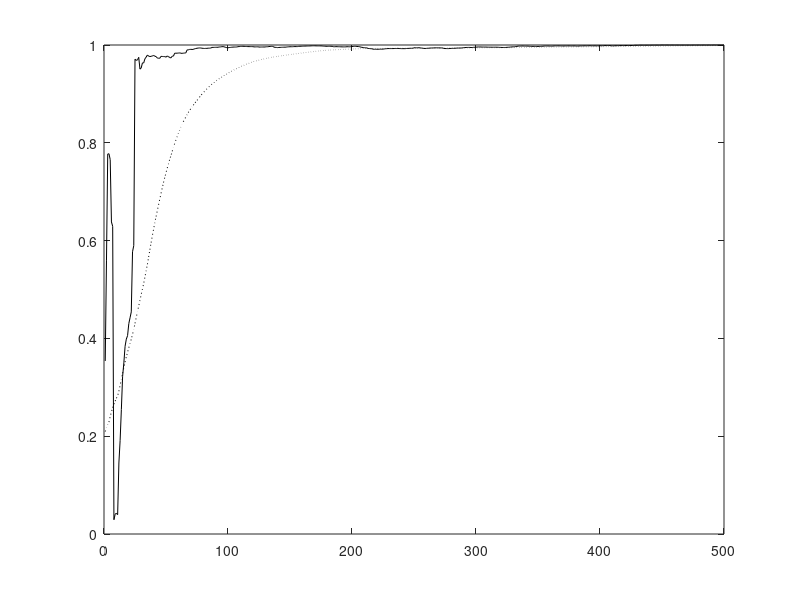

The MATLAB source for this figure: (Note: this script raises an error after producing the figure.)
% This code is written to support the experiments in the book titled:
% Adaptive Machine Learning Algorithms with Python
% by
% Chanchal Chatterjee
% December 2021
% Speedup of the Adaptive EVD Algorithm 
% Gradient Descent and Steepest Descent on the Unconstrained Objective Function

function evdX;

clear all; close all; 

eta0 = 400;

% Number of samples N and dimension D
nSamples = 500;
nDim = 10;
nEA = 4;
nEpochs = 1;
randn('state',0);

% Generate the covX random matrices
if 0
covX = ...
[ 0.0910   0.0380  -0.0530  -0.0050   0.0100  -0.1360   0.1550   0.0300   0.0020   0.0320 ; ...
  0.0380   0.3730   0.0180  -0.0280  -0.0110  -0.3670   0.1540  -0.0570  -0.0310  -0.0650 ; ...
 -0.0530   0.0180   1.4300   0.0170   0.0550  -0.4500  -0.0380  -0.2980  -0.0410  -0.0300 ; ...
 -0.0050  -0.0280   0.0170   0.0840  -0.0050   0.0160   0.0420  -0.0220   0.0010   0.0050 ; ...
  0.0100  -0.0110   0.0550  -0.0050   0.0710   0.0880   0.0580  -0.0690  -0.0080   0.0030 ; ...
 -0.1360  -0.3670  -0.4500   0.0160   0.0880   5.7200  -0.5440  -0.2480   0.0050   0.0950 ; ...
  0.1550   0.1540  -0.0380   0.0420   0.0580  -0.5440   2.7500  -0.3430  -0.0110  -0.1200 ; ...
  0.0300  -0.0570  -0.2980  -0.0220  -0.0690  -0.2480  -0.3430   1.4500   0.0780   0.0280 ; ...
  0.0020  -0.0310  -0.0410   0.0010  -0.0080   0.0050  -0.0110   0.0780   0.0670   0.0150 ; ...
  0.0320  -0.0650  -0.0300   0.0050   0.0030   0.0950  -0.1200   0.0280   0.0150   0.3410 ];

covX = ...
[ 0.4270   0.0110  -0.0050  -0.0250   0.0890  -0.0790  -0.0190   0.0740   0.0890   0.0050 ; ...
  0.0110   5.6900  -0.0690  -0.2820  -0.7310   0.0900  -0.1240   0.1000   0.4320  -0.1030 ; ...
 -0.0050  -0.0690   0.0800   0.0980   0.0450  -0.0410   0.0230   0.0220  -0.0350   0.0120 ; ...
 -0.0250  -0.2820   0.0980   2.8000  -0.1070   0.1500  -0.1930   0.0950  -0.2260   0.0460 ; ...
  0.0890  -0.7310   0.0450  -0.1070   3.4400   0.2530   0.2510   0.3160   0.0390  -0.0100 ; ...
 -0.0790   0.0900  -0.0410   0.1500   0.2530   2.2700  -0.1800   0.2950  -0.0390  -0.1130 ; ...
 -0.0190  -0.1240   0.0230  -0.1930   0.2510  -0.1800   0.3270   0.0270   0.0260  -0.0160 ; ...
  0.0740   0.1000   0.0220   0.0950   0.3160   0.2950   0.0270   0.7270  -0.0960  -0.0170 ; ...
  0.0890   0.4320  -0.0350  -0.2260   0.0390  -0.0390   0.0260  -0.0960   0.7150  -0.0090 ; ...
  0.0050  -0.1030   0.0120   0.0460  -0.0100  -0.1130  -0.0160  -0.0170  -0.0090   0.0650 ];

covX = ...
[ 0.3350   0.0260  -0.0510  -0.0120   0.0790   0.0170   0.0290   0.0080   0.0770  -0.0300 ; ...
  0.0260   0.0910   0.0110  -0.0100   0.0060  -0.0140  -0.0020  -0.0230   0.0110   0.0350 ; ...
 -0.0510   0.0110   0.0780   0.0000   0.0160   0.0030   0.0300  -0.0350  -0.0030  -0.0490 ; ...
 -0.0120  -0.0100   0.0000   0.0820  -0.0030  -0.0260  -0.0250  -0.0290  -0.0150   0.0250 ; ...
  0.0790   0.0060   0.0160  -0.0030   0.7970   0.1940  -0.0370  -0.0230   0.0590  -0.1450 ; ...
  0.0170  -0.0140   0.0030  -0.0260   0.1940   1.5000   0.0140  -0.1040   0.1140  -0.2290 ; ...
  0.0290  -0.0020   0.0300  -0.0250  -0.0370   0.0140   0.2770  -0.0300  -0.0770  -0.0510 ; ...
  0.0080  -0.0230  -0.0350  -0.0290  -0.0230  -0.1040  -0.0300   0.3170   0.0220   0.0100 ; ...
  0.0770   0.0110  -0.0030  -0.0150   0.0590   0.1140  -0.0770   0.0220   0.5380   0.0340 ; ...
 -0.0300   0.0350  -0.0490   0.0250  -0.1450  -0.2290  -0.0510   0.0100   0.0340   0.6680 ];

covX = ...
[ 0.0840  -0.0120   0.0010   0.0150  -0.0040   0.0240  -0.0110   0.0270   0.0730  -0.0120 ; ...
 -0.0120   0.7930   0.0000   0.1970   0.0310  -0.0260   0.0500   0.0790   0.1450  -0.0270 ; ...
  0.0010   0.0000   0.0660  -0.0230   0.0110  -0.0170   0.0390  -0.0020   0.0170  -0.0040 ; ...
  0.0150   0.1970  -0.0230   0.7280  -0.0030  -0.0150   0.1210   0.0900   0.0800   0.0410 ; ...
 -0.0040   0.0310   0.0110  -0.0030   0.0800  -0.0010  -0.0070   0.0230  -0.0140  -0.0230 ; ...
  0.0240  -0.0260  -0.0170  -0.0150  -0.0010   0.3360  -0.1470  -0.0370   0.3020  -0.0520 ; ...
 -0.0110   0.0500   0.0390   0.1210  -0.0070  -0.1470   1.4500  -0.1320  -0.2300  -0.1370 ; ... 
  0.0270   0.0790  -0.0020   0.0900   0.0230  -0.0370  -0.1320   0.3200   0.2380   0.0170 ; ...
  0.0730   0.1450   0.0170   0.0800  -0.0140   0.3020  -0.2300   0.2380   2.9300  -0.0570 ; ...
 -0.0120  -0.0270  -0.0040   0.0410  -0.0230  -0.0520  -0.1370   0.0170  -0.0570   0.3040 ];

covX = ...
[ 0.0900   0.0010  -0.0080  -0.1910  -0.0070   0.0410  -0.0300  -0.0580   0.0220   0.0320 ; ...
  0.0010   0.0920  -0.0110   0.0080  -0.0140  -0.0020   0.0120  -0.0100  -0.0210  -0.0020 ; ...
 -0.0080  -0.0110   0.0820   0.0820   0.0140  -0.0200  -0.0580   0.1050   0.0040   0.0230 ; ...
 -0.1910   0.0080   0.0820   5.6800  -0.0960  -0.0150   0.6460   0.2190  -0.2380   0.2180 ; ...
 -0.0070  -0.0140   0.0140  -0.0960   0.0760  -0.0350  -0.0400  -0.0230   0.0270  -0.0140 ; ...
  0.0410  -0.0020  -0.0200  -0.0150  -0.0350   0.4580   0.1380  -0.2510   0.0120   0.0390 ; ...
 -0.0300   0.0120  -0.0580   0.6460  -0.0400   0.1380   1.8200  -0.1830  -0.0020   0.1170 ; ...
 -0.0580  -0.0100   0.1050   0.2190  -0.0230  -0.2510  -0.1830   4.0700  -0.4640   0.1470 ; ...
  0.0220  -0.0210   0.0040  -0.2380   0.0270   0.0120  -0.0020  -0.4640   0.2630   0.0540 ; ...
  0.0320  -0.0020   0.0230   0.2180  -0.0140   0.0390   0.1170   0.1470   0.0540   0.3870 ];

covX = 20*[0.091 0.038 -.053 -.005 0.010; ...
           0.038 0.373 0.018 -.028 -.011; ...
           -.053 0.018 1.430 0.017 0.055; ...
           -.005 -.028 0.017 0.084 -.005; ...
           0.010 -.011 0.055 -.005 0.071];
end

covX = 2*...
[ 0.0910   0.0380  -0.0530  -0.0050   0.0100  -0.1360   0.1550   0.0300   0.0020   0.0320 ; ...
  0.0380   0.3730   0.0180  -0.0280  -0.0110  -0.3670   0.1540  -0.0570  -0.0310  -0.0650 ; ...
 -0.0530   0.0180   1.4300   0.0170   0.0550  -0.4500  -0.0380  -0.2980  -0.0410  -0.0300 ; ...
 -0.0050  -0.0280   0.0170   0.0840  -0.0050   0.0160   0.0420  -0.0220   0.0010   0.0050 ; ...
  0.0100  -0.0110   0.0550  -0.0050   0.0710   0.0880   0.0580  -0.0690  -0.0080   0.0030 ; ...
 -0.1360  -0.3670  -0.4500   0.0160   0.0880   5.7200  -0.5440  -0.2480   0.0050   0.0950 ; ...
  0.1550   0.1540  -0.0380   0.0420   0.0580  -0.5440   2.7500  -0.3430  -0.0110  -0.1200 ; ...
  0.0300  -0.0570  -0.2980  -0.0220  -0.0690  -0.2480  -0.3430   1.4500   0.0780   0.0280 ; ...
  0.0020  -0.0310  -0.0410   0.0010  -0.0080   0.0050  -0.0110   0.0780   0.0670   0.0150 ; ...
  0.0320  -0.0650  -0.0300   0.0050   0.0030   0.0950  -0.1200   0.0280   0.0150   0.3410 ];
    
% Compute data
[V1,D1] = eig(covX);
[d,in] = sort(diag(D1));
V = zeros(nDim,nDim);
D = zeros(nDim,nDim);
for i = 1 : nDim
   V(:,i) = V1(:,in(nDim+1-i));
   D(i,i) = D1(in(nDim+1-i),in(nDim+1-i));
end
x(1:nDim,1:nSamples) = V*sqrt(D)*randn(nDim,nSamples);

% Compute Corrl matrix and eigen vectors
corX = zeros(nDim,nDim);
for i = 1 : nSamples
   corX = corX + x(:,i)*x(:,i)'/nSamples;
end
[V1,D1] = eig(corX);
[d,in] = sort(diag(D1));
V = zeros(nDim,nDim);
D = zeros(nDim,nDim);
for i = 1 : nDim
   V(:,i) = V1(:,in(nDim+1-i));
   D(i,i) = D1(in(nDim+1-i),in(nDim+1-i));
end
corX
V
diag(D)'

% Adaptive algorithm
A = zeros(nDim,nDim);
W1 = 0.1 * ones(nDim,nEA);
W2 = 0.1 * ones(nDim,nEA);
I  = eye(nDim,nDim);
for epoch = 1 : nEpochs
   for iter = 1 : nSamples
      
      Ak = x(:,iter) * x(:,iter)';
      A = A + (1.0/(nSamples*(epoch-1) + iter))*(Ak - A);
      
      % Gradient Descent - Xu
      G = (-2*A*W1 + A*W1*triu(W1'*W1) + W1*triu(W1'*A*W1));
      etat = 1.0/(eta0 + nSamples*(epoch-1) + iter);
      W1 = W1 - etat*G;
      
      % Steepest Descent
      G = (-2*A*W2 + A*W2*triu(W2'*W2) + W2*triu(W2'*A*W2));
      for i = 1 : nEA
         g = G(:,i);
         w = W2(:,i);
         M = zeros(nDim,nDim);
         for k = 1 : i-1
            M = M + (A*W2(:,k)*W2(:,k)' + W2(:,k)*W2(:,k)'*A);
         end
         
         F = - 2*A + 2*A*w*w' + 2*w*w'*A + A*(w'*w) + (w'*A*w)*I  +  M;
      	a0 = g'*g;
      	a1 = - g'*F*g;
      	a2 = 3*((w'*A*g)*(g'*g) + (g'*A*g)*(w'*g));
      	a3 = - 2*(g'*A*g)*(g'*g);
      	c = [a3 a2 a1 a0];
         rts = roots(c);
         
         cnt = 1; clear rs; clear r; clear J;
         for k = 1 : 3
            if isreal(rts(k))
               rs(cnt) = rts(k);
            	r = w - rts(k)*g;
               J(cnt) = (-2*r'*A*r + r'*A*r*r'*r + r'*M*r);
               cnt = cnt + 1;
            end
         end
         [yy, iyy] = min(J);
         alpha = rs(iyy);
         alpha = -a0/a1;
         
         %alpha = min(abs(rts));
         %[num2str(alpha) ': (' num2str(J(1)) ') ']
         
         w = w - abs(alpha) * g;
		  	W2(:,i) = w;
      end
      
      for i = 1 : nEA      
      	u1 = W1(:,i)/norm(W1(:,i));
      	u2 = W2(:,i)/norm(W2(:,i));
      	cos_t1(i,iter) = abs(u1'*V(:,i));
         cos_t2(i,iter) = abs(u2'*V(:,i));
      end
      ind(iter) = iter;
   end
end

% Plot the convergence results
figure(1);
plot(ind,cos_t1(1,:),'k:'); hold on;
plot(ind,cos_t2(1,:),'k-'); hold on;
legend('Gradient Descent','Steepest Descent',0);
xlabel('Number of Samples');
ylabel('Direction Cosine - Component 1');
hold off;

% Plot the convergence results
figure(2);
plot(ind,cos_t1(2,:),'k:'); hold on;
plot(ind,cos_t2(2,:),'k-'); hold on;
legend('Gradient Descent','Steepest Descent',0);
xlabel('Number of Samples');
ylabel('Direction Cosine - Component 2');
hold off;

% Plot the convergence results
figure(3);
plot(ind,cos_t1(3,:),'k:'); hold on;
plot(ind,cos_t2(3,:),'k-'); hold on;
legend('Gradient Descent','Steepest Descent',0);
xlabel('Number of Samples');
ylabel('Direction Cosine - Component 3');
hold off;

% Plot the convergence results
figure(4);
plot(ind,cos_t1(4,:),'k:'); hold on;
plot(ind,cos_t2(4,:),'k-'); hold on;
legend('Gradient Descent','Steepest Descent',0);
xlabel('Number of Samples');
ylabel('Direction Cosine - Component 4');
hold off;


%keyboard




  